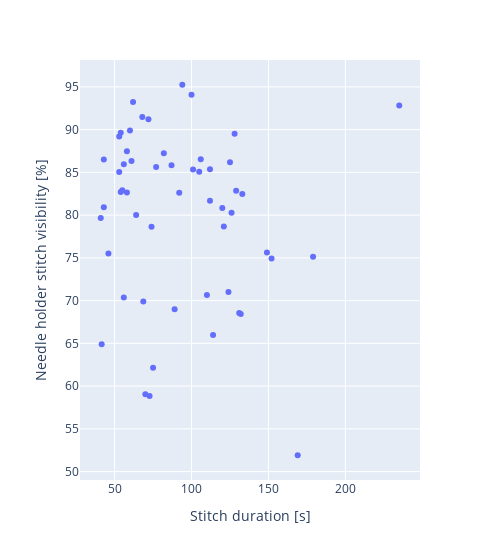

Source (notebook cell):
### Code cell
px.scatter(dfst, y="Needle holder stitch visibility [%]", x="Stitch duration [s]", hover_data=["filename", "stitch_id"], width=500)

### Figure 1 — Plotly figure (JSON) as saved in the notebook; plotly's stock layout.template omitted (floating-point values rounded to 4 significant figures; data arrays with more than 128 entries replaced by an {"elided": "..."} marker saying what was removed)
{"data": [{"customdata": {"elided": "145x2 mixed values"}, "hovertemplate": "Stitch duration [s]=%{x}<br>Needle holder stitch visibility [%]=%{y}<br>filename=%{customdata[0]}<br>stitch_id=%{customdata[1]}<extra></extra>", "legendgroup": "", "marker": {"color": "#636efa", "symbol": "circle"}, "mode": "markers", "name": "", "orientation": "v", "showlegend": false, "x": {"elided": "145 float values"}, "xaxis": "x", "y": {"elided": "145 float values"}, "yaxis": "y", "type": "scatter"}], "layout": {"xaxis": {"anchor": "y", "domain": [0.0, 1.0], "title": {"text": "Stitch duration [s]"}}, "yaxis": {"anchor": "x", "domain": [0.0, 1.0], "title": {"text": "Needle holder stitch visibility [%]"}}, "legend": {"tracegroupgap": 0}, "margin": {"t": 60}, "width": 500}}
